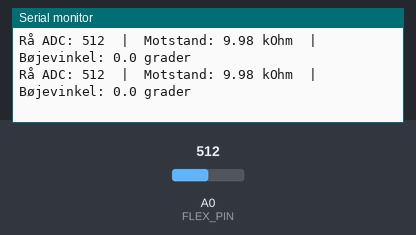
A program run on a simulated Teensy 4. Shown: the last lines printed to the serial monitor. The test bench sets the inputs (shaded band); at power-on: A0 (FLEX_PIN) = 512.

Above: at 1.2 s.
1.3 s: A0 (FLEX_PIN) set to 0
At 1.56 s:
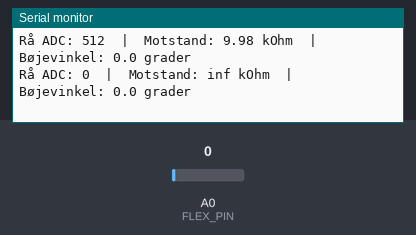
3.3 s: A0 (FLEX_PIN) set to 122
At 3.36 s:
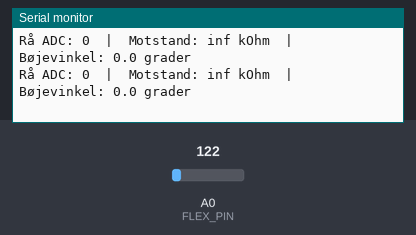

Measured:
- after the input at 1.3 s, the serial monitor: prints a new line after 0.10 s (image 1)

The program:

main.cpp
```cpp
#include <Arduino.h>

// Definer den analoge pinnen som sensoren er koblet til
const int FLEX_PIN = A0;

// Spenningen som driver kretsen (endre til 3.3 hvis du bruker ESP32/NodeMCU/Teensy)
const float VCC = 5.0;

// Verdien på den faste motstanden du koblet til GND (i ohm)
const float R_DIV = 10000.0;

// KALIBRERING: Disse verdiene bør du justere basert på hva du ser i Serial Monitor
const float R_FLAT = 25000.0;  // Typisk motstand når sensoren er helt flat (~25kΩ)
const float R_BENT = 65000.0;  // Typisk motstand når sensoren er bøyd 90 grader (~65kΩ)

void setup() {
    // Start den serielle kommunikasjonen for å vise data på PC-en
    Serial.begin(9600);

    // Konfigurer den analoge pinnen som inngang
    pinMode(FLEX_PIN, INPUT);
}

void loop() {
    // 1. Les den rå analoge verdien (0 til 1023)
    int analogADC = analogRead(FLEX_PIN);

    // 2. Beregn spenningen på A0-pinnen
    float flexV = analogADC * VCC / 1023.0;

    // 3. Beregn den faktiske motstanden til Flex-sensoren basert på spenningsdeler-formelen
    float flexR = R_DIV * (VCC / flexV - 1.0);

    // 4. Estimer bøjevinkelen (0 til 90 grader) ved å mappe motstanden mot kalibreringsverdiene
    // constrain sørger for at vinkelen holder seg mellom 0 og 90 grader selv ved ekstrem bøy
    float angle = map(flexR, R_FLAT, R_BENT, 0.0, 90.0);
    angle = constrain(angle, 0.0, 90.0);

    // 5. Skriv ut resultatene til Serial Monitor
    Serial.print("Rå ADC: ");
    Serial.print(analogADC);
    Serial.print("  |  Motstand: ");
    Serial.print(flexR / 1000.0); // Viser i kΩ
    Serial.print(" kOhm  |  Bøjevinkel: ");
    Serial.print(angle, 1); // 1 desimal
    Serial.println(" grader");

    // Vent 200 millisekunder før neste avlesning
    delay(200);
}
```
